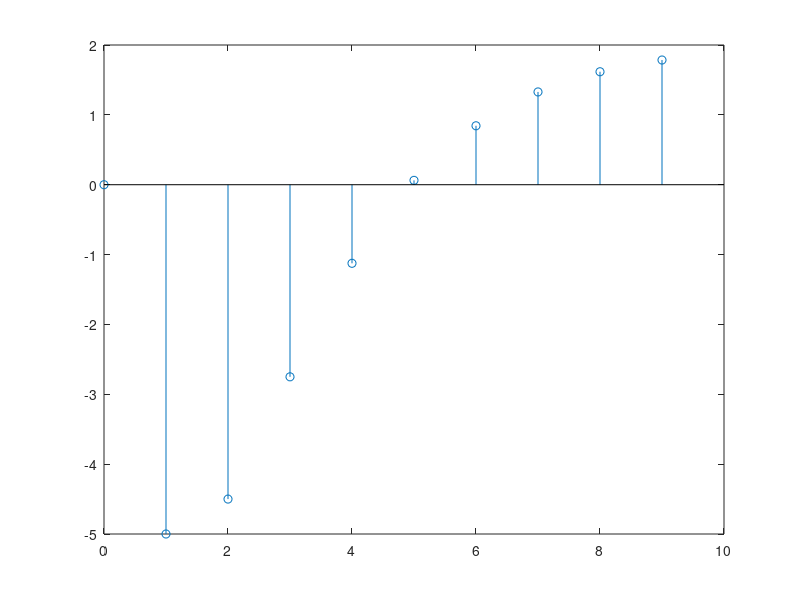

This figure's MATLAB source:

%{
Técnicas de Control - Curso 2022/23
 UD1- Ejercicio 5 
Fuyutsuky
%}

%***************Definición e inicialización de variables:****************

a1=0; 
a2=0;
b1=0;
b2=0;
ts=0.01 %Tiempo de muestreo
den=[1 -a1 -a2] %Denominador de FDT
num=[b1 b2 0]    %Numerador de FDT
phi=[1 -0.25 0.625 -0.125;1 -0.25 1 -0.5;1 -0.25 1.5 -0.9;1 -0.25 1.66 -1.16;1 -0.25 5 -4.5; 1 -0.25 -5 5.5] %Matriz de coeficientes

%Recorremos la matriz de coeficientes phi y creamos las diferentes
%funciones de transferencia, ejecutando despues la prueba con entrada
%escalon e imprimiendo la gráfica asi como lugar de las raices
for i=1:6
    a1=phi(i,1)
    a2=phi(i,2)
    b1=phi(i,3)
    b2=phi(i,4)
    den=[1 -a1 -a2]
    num=[b1 b2]
    Z=tf(num,den,ts)
    polos=pole(Z)
    ceros=zero(Z)
    modulo=abs(polos)
    ganancia=dcgain(Z)
    %***************Ânalisis de respuesta escalon**************
    y =step(Z)
    n=length(y);
    k=0:1:n-1;
    stem(k,y);    
    fprintf("Mostrando respuesta escalón en i=%d:,Pulse una tecla para continuar",i)
    pause
end